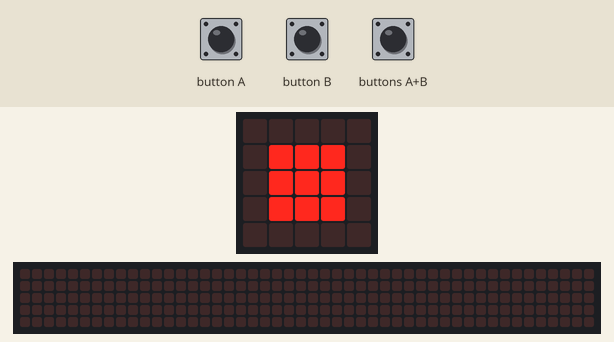
Simulated run of this program. Board: BBC micro:bit (MakeCode). On the bench: the board's 5×5 LED display, a strip that is not on the board, showing the scrolling text unrolled. The inputs (shaded band) are chosen by the test bench. Random numbers come from a fixed seed; the 48×5 strip is a reading aid, not a part: it shows the text the display is scrolling, unrolled, one strip-width of it at a time.

Above: at 1.5 s.
At 17.5 s:
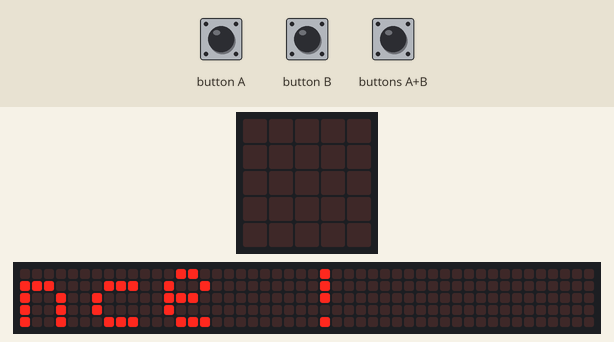
19.5 s: buttons A+B pressed for 1 s
At 20.2 s:
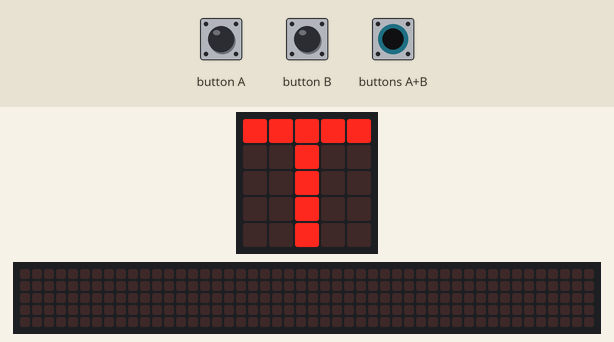
At 22.4 s:
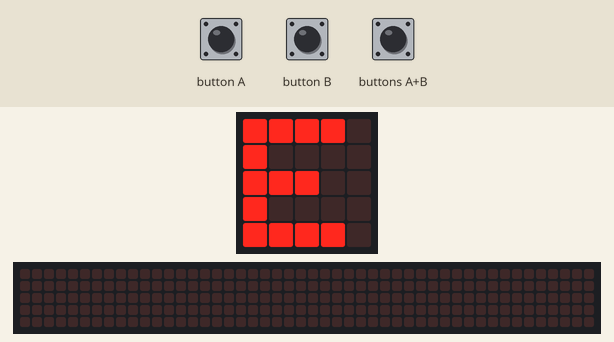

Measured:
- after the input at 19.5 s, the display: changes at once (image 2)
- what the display in image 0 shows lasts 1.4 s, from 1.4 s to 2.8 s
- what the display in image 1 shows lasts 0.7 s, from 17.5 s to 18.2 s
- what the display in image 3 shows lasts 0.8 s, from 21.8 s to 22.6 s

The program:

main.ts
```typescript
let E = 0
let T = 0
basic.showLeds(`
    . # . # .
    . . . . .
    # . # . #
    . # . # .
    . . # . .
    `)
basic.pause(1000)
basic.showLeds(`
    . . . . .
    . # # # .
    . # # # .
    . # # # .
    . . . . .
    `)
basic.pause(1000)
basic.showLeds(`
    # . # . #
    . # . # .
    # . # . #
    . # . # .
    # . # . #
    `)
basic.pause(1000)
basic.showLeds(`
    . . . . .
    # . # # #
    . # . . .
    # . # # #
    . . . . .
    `)
basic.pause(1000)
basic.showString("Ca commence !")
basic.forever(function () {
    if (E == 2 && T == 1) {
        basic.showLeds(`
            . . . . .
            . # . # .
            . . . . .
            # # # # #
            . . . . .
            `)
        T = 0
        E = 0
    } else if (E == 2 && T == 2) {
        basic.showLeds(`
            . . . . .
            . # . # .
            . . . . .
            . # # # .
            # . . . #
            `)
        T = 0
        E = 0
    } else if (E == 2 && T == 3) {
        basic.showLeds(`
            . . . . .
            . # . # .
            . . . . .
            # . . . #
            . # # # .
            `)
        T = 0
        E = 0
    } else if (E == 3 && T == 1) {
        basic.showLeds(`
            . . . . .
            . # . # .
            . . . . .
            # . . . #
            . # # # .
            `)
        T = 0
        E = 0
    } else if (E == 3 && T == 2) {
        basic.showLeds(`
            . . . . .
            . # . # .
            . . . . .
            # # # # #
            . . . . .
            `)
        T = 0
        E = 0
    } else if (E == 3 && T == 3) {
        basic.showLeds(`
            . . . . .
            . # . # .
            . . . . .
            . # # # .
            # . . . #
            `)
        T = 0
        E = 0
    } else if (E == 4 && T == 1) {
        basic.showLeds(`
            . . . . .
            . # . # .
            . . . . .
            . # # # .
            # . . . #
            `)
        T = 0
        E = 0
    } else if (E == 4 && T == 2) {
        basic.showLeds(`
            . . . . .
            . # . # .
            . . . . .
            # . . . #
            . # # # .
            `)
        T = 0
        E = 0
    } else if (E == 4 && T == 3) {
        basic.showLeds(`
            . . . . .
            . # . # .
            . . . . .
            # # # # #
            . . . . .
            `)
        T = 0
        E = 0
    }
})
basic.forever(function () {

})
basic.forever(function () {
    while (E > 0) {
        if (E == 1) {
            basic.showString("E")
            E = randint(2, 4)
        }
        if (E == 2) {
            basic.showLeds(`
                . . . . .
                . # # # .
                . # # # .
                . # # # .
                . . . . .
                `)
        }
        if (E == 3) {
            basic.showLeds(`
                # . # . #
                . # . # .
                # . # . #
                . # . # .
                # . # . #
                `)
        }
        if (E == 4) {
            basic.showLeds(`
                . . . . .
                # . # # #
                . # . . .
                # . # # #
                . . . . .
                `)
        }
    }
})
basic.forever(function () {
    while (T == 0) {
        if (input.buttonIsPressed(Button.A)) {
            basic.showString("T")
            T = 1
        }
        if (input.buttonIsPressed(Button.B)) {
            basic.showString("T")
            T = 2
        }
        if (input.buttonIsPressed(Button.AB)) {
            basic.showString("T")
            T = 3
        }
    }
})
basic.forever(function () {
    while (T > 0) {
        if (T == 1) {
            basic.showLeds(`
                . . . . .
                . # # # .
                . # # # .
                . # # # .
                . . . . .
                `)
            E = 1
        }
        if (T == 2) {
            basic.showLeds(`
                # . # . #
                . # . # .
                # . # . #
                . # . # .
                # . # . #
                `)
            E = 1
        }
        if (T == 3) {
            basic.showLeds(`
                . . . . .
                # . # # #
                . # . . .
                # . # # #
                . . . . .
                `)
            E = 1
        }
    }
})
```

test.ts
```typescript
// les tests vont ici ; cela ne sera pas compilé si ce paquet est utilisé en tant qu'extension.
```
